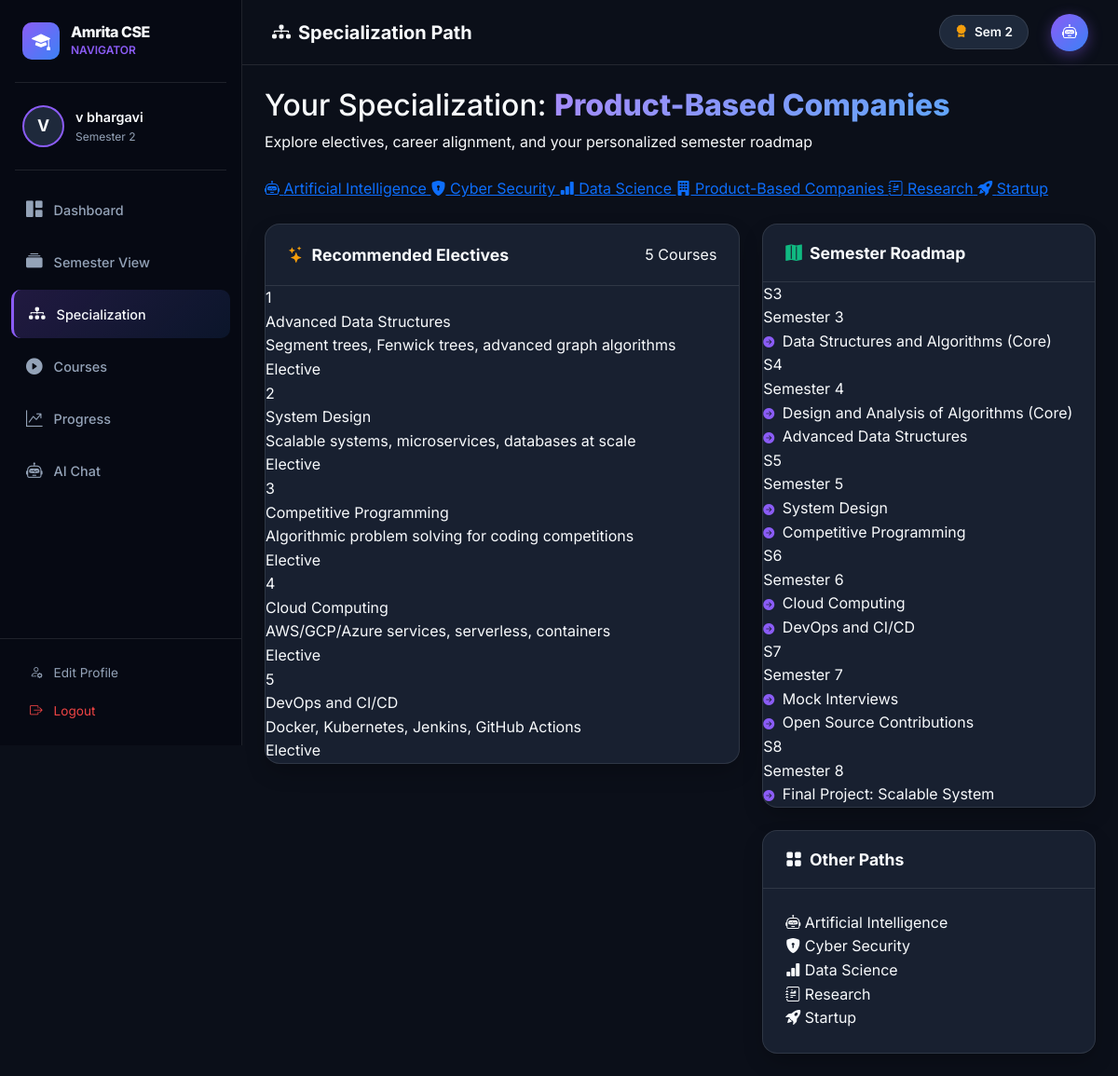
The page /specialization (signed in) on the database its author committed.
### models.py (models this page shows)
class User(db.Model):
    __tablename__ = "users"
    id = db.Column(db.Integer, primary_key=True)
    name = db.Column(db.String(120), nullable=False)
    semester = db.Column(db.Integer, nullable=False, default=1)
    cgpa = db.Column(db.Float, nullable=True)
    coding_level = db.Column(db.String(50), default="Beginner")
    career_goal_desc = db.Column(db.Text, nullable=True)
    specialization = db.Column(db.String(50), default="Product-Based Companies")
    progress = db.relationship("Progress", backref="user", lazy=True, cascade="all, delete-orphan")
    chat_history = db.relationship("ChatHistory", backref="user", lazy=True, cascade="all, delete-orphan")
    def to_dict(self):
        return {
            "id": self.id,
            "name": self.name,
            "semester": self.semester,
            "cgpa": self.cgpa,
            "coding_level": self.coding_level,
            "career_goal_desc": self.career_goal_desc,
            "specialization": self.specialization,
        }

class Elective(db.Model):
    __tablename__ = "electives"
    id = db.Column(db.Integer, primary_key=True)
    specialization = db.Column(db.String(100), nullable=False)
    elective_name = db.Column(db.String(200), nullable=False)
    description = db.Column(db.Text, nullable=True)

### app.py (the view)
@app.route("/specialization")
def specialization():
    user = get_current_user()
    if not user:
        return redirect(url_for("profile"))
    spec = user.specialization
    electives = Elective.query.filter_by(specialization=spec).all()
    roadmap = ELECTIVE_ROADMAP.get(spec, {})
    return render_template("specialization.html", user=user, electives=electives,
                           roadmap=roadmap, all_specs=list(ELECTIVE_MAP.keys()),
                           elective_map=ELECTIVE_MAP)

### app.py (called while the page is built)
def get_current_user():
    user_id = session.get("user_id")
    if user_id:
        return User.query.get(user_id)
    return None

### templates/specialization.html (shortened to what this page needs)
{% extends "base.html" %}
{% set current_user = user %}
{% block page_title %}<i class="bi bi-diagram-3-fill me-2"></i>Specialization Path{% endblock %}
{% block content %}
<div class="page-header mb-4 animate-fadeInUp">
    <h2 class="page-title">Your Specialization: <span class="gradient-text">{{ user.specialization }}</span></h2>
    <p class="page-subtitle">Explore electives, career alignment, and your personalized semester roadmap</p>
</div>
<div class="spec-tabs mb-4 animate-fadeInUp" style="animation-delay:0.05s">
    {% set spec_icons = {
    'Product-Based Companies': 'bi-building-fill',
    'Artificial Intelligence': 'bi-robot',
    'Cyber Security': 'bi-shield-lock-fill',
    'Data Science': 'bi-bar-chart-fill',
    'Research': 'bi-journal-richtext',
    'Startup': 'bi-rocket-takeoff-fill'
    } %}
    {% for spec in all_specs %}
    <a href="#" class="spec-tab {% if spec == user.specialization %}active{% endif %}" data-spec="{{ spec }}"
        onclick="switchSpec(this); return false;">
        <i class="bi {{ spec_icons.get(spec, 'bi-star') }}"></i>
        <span>{{ spec }}</span>
    </a>
    {% endfor %}
</div>
<div class="row g-4">
    <div class="col-lg-7">
        <div class="card-glass animate-fadeInUp" style="animation-delay:0.1s">
            <div class="card-glass-header">
                <h5><i class="bi bi-stars me-2 text-warning-light"></i>Recommended Electives</h5>
                <span class="badge-glass">{{ electives|length }} Courses</span>
            </div>
            <div class="card-glass-body p-0">
                {% for elective in electives %}
                <div class="elective-row {% if not loop.last %}elective-row-border{% endif %}">
                    <div class="elective-num">{{ loop.index }}</div>
                    <div class="elective-info">
                        <div class="elective-name">{{ elective.elective_name }}</div>
                        <div class="elective-desc">{{ elective.description }}</div>
                    </div>
                    <div class="elective-tag">Elective</div>
                </div>
                {% endfor %}
            </div>
        </div>
    </div>
    <div class="col-lg-5">
        <div class="card-glass animate-fadeInUp" style="animation-delay:0.2s">
            <div class="card-glass-header">
                <h5><i class="bi bi-map-fill me-2 text-success-light"></i>Semester Roadmap</h5>
            </div>
            <div class="card-glass-body p-0">
                <div class="roadmap-timeline">
                    {% for sem in roadmap.keys()|sort %}
                    {% set items = roadmap[sem] %}
                    <div class="roadmap-step">
                        <div class="roadmap-sem-badge {% if sem == user.semester %}roadmap-current{% endif %}">
                            S{{ sem }}
                        </div>
                        <div class="roadmap-step-content">
                            <div class="roadmap-sem-label">Semester {{ sem }}</div>
                            {% for item in items %}
                            <div class="roadmap-item">
                                <i class="bi bi-arrow-right-circle-fill me-1"
                                    style="color:var(--accent-purple);font-size:0.75rem"></i>
                                {{ item }}
                            </div>
                            {% endfor %}
                        </div>
                    </div>
                    {% endfor %}
                </div>
            </div>
        </div>
        <div class="card-glass mt-4 animate-fadeInUp" style="animation-delay:0.3s">
            <div class="card-glass-header">
                <h5><i class="bi bi-grid-fill me-2"></i>Other Paths</h5>
            </div>
            <div class="card-glass-body">
                <div class="other-specs-grid">
                    {% for spec, electives_list in elective_map.items() %}
                    {% if spec != user.specialization %}
                    <div class="other-spec-chip" data-spec="{{ spec }}" onclick="switchSpec(this)">
                        <i class="bi {{ spec_icons.get(spec, 'bi-star') }}"></i>
                        {{ spec }}
                    </div>
                    {% endif %}
                    {% endfor %}
                </div>
            </div>
        </div>
    </div>
</div>
{% endblock %}

### templates/base.html (shortened to what this page needs)
<!DOCTYPE html>
<html lang="en">
<head>
    <link href="https://cdn.jsdelivr.net/npm/bootstrap@5.3.0/dist/css/bootstrap.min.css" rel="stylesheet">
    <link href="https://cdn.jsdelivr.net/npm/bootstrap-icons@1.11.0/font/bootstrap-icons.css" rel="stylesheet">
    <link href="{{ url_for('static', filename='css/style.css') }}" rel="stylesheet">
</head>
<body>
    {% if session.get('user_id') %}
    <nav class="sidebar" id="sidebar">
        <div class="sidebar-header">
            <div class="sidebar-brand">
                <div class="brand-icon">
                    <i class="bi bi-mortarboard-fill"></i>
                </div>
                <div class="brand-text">
                    <span class="brand-name">Amrita CSE</span>
                    <span class="brand-sub">Navigator</span>
                </div>
            </div>
        </div>
        <div class="sidebar-divider"></div>
        {% if current_user %}
        <div class="sidebar-user">
            <div class="user-avatar">{{ current_user.name[0].upper() }}</div>
            <div class="user-info">
                <span class="user-name">{{ current_user.name }}</span>
                <span class="user-sem">Semester {{ current_user.semester }}</span>
            </div>
        </div>
        <div class="sidebar-divider"></div>
        {% endif %}
        <ul class="sidebar-nav">
            <li class="nav-item">
                <a href="{{ url_for('dashboard') }}"
                    class="nav-link {% if request.endpoint == 'dashboard' %}active{% endif %}">
                    <i class="bi bi-grid-1x2-fill"></i>
                    <span>Dashboard</span>
                </a>
            </li>
            <li class="nav-item">
                <a href="{{ url_for('semester') }}"
                    class="nav-link {% if request.endpoint == 'semester' %}active{% endif %}">
                    <i class="bi bi-collection-fill"></i>
                    <span>Semester View</span>
                </a>
            </li>
            <li class="nav-item">
                <a href="{{ url_for('specialization') }}"
                    class="nav-link {% if request.endpoint == 'specialization' %}active{% endif %}">
                    <i class="bi bi-diagram-3-fill"></i>
                    <span>Specialization</span>
                </a>
            </li>
            <li class="nav-item">
                <a href="{{ url_for('courses') }}"
                    class="nav-link {% if request.endpoint in ('courses', 'subject_detail') %}active{% endif %}">
                    <i class="bi bi-play-circle-fill"></i>
                    <span>Courses</span>
                </a>
            </li>
            <li class="nav-item">
                <a href="{{ url_for('progress') }}"
                    class="nav-link {% if request.endpoint == 'progress' %}active{% endif %}">
                    <i class="bi bi-graph-up-arrow"></i>
                    <span>Progress</span>
                </a>
            </li>
            <li class="nav-item">
                <a href="{{ url_for('chat') }}" class="nav-link {% if request.endpoint == 'chat' %}active{% endif %}">
                    <i class="bi bi-robot"></i>
                    <span>AI Chat</span>
                </a>
            </li>
        </ul>
        <div class="sidebar-footer">
            <a href="{{ url_for('profile') }}" class="nav-link-footer">
                <i class="bi bi-person-gear"></i> Edit Profile
            </a>
            <a href="{{ url_for('logout') }}" class="nav-link-footer text-danger-light">
                <i class="bi bi-box-arrow-right"></i> Logout
            </a>
        </div>
    </nav>
    <div class="main-wrapper">
        <header class="topbar">
            <div class="topbar-title">{% block page_title %}{% endblock %}</div>
            <div class="topbar-right">
                {% if current_user %}
                <div class="topbar-badge">
                    <i class="bi bi-award-fill me-1" style="color: var(--accent-gold)"></i>
                    Sem {{ current_user.semester }}
                </div>
                {% endif %}
                <a href="{{ url_for('chat') }}" class="ai-chat-btn" title="AI Chat">
                    <i class="bi bi-robot"></i>
                </a>
            </div>
        </header>
        <main class="content-area">
            {% block content %}{% endblock %}
        </main>
    </div>
    {% endif %}
</body>
</html>

### rows shown on the page
User: name "V", name "v bhargavi", semester "2", specialization "Product-Based Companies"
Elective: elective_name "Advanced Data Structures", description "Segment trees, Fenwick trees, advanced graph algorithms"
Elective: elective_name "System Design", description "Scalable systems, microservices, databases at scale"
Elective: elective_name "Competitive Programming", description "Algorithmic problem solving for coding competitions"
Elective: elective_name "Cloud Computing", description "AWS/GCP/Azure services, serverless, containers"
Elective: elective_name "DevOps and CI/CD", description "Docker, Kubernetes, Jenkins, GitHub Actions"

### other values the page prints
{{ spec }} "Artificial Intelligence" "Cyber Security" "Data Science" "Product-Based Companies" "Research" "Startup"
{{ electives|length }} "5"
{{ sem }} "3" "4" "5" "6" "7" "8"
{{ item }} "Data Structures and Algorithms (Core)" "Design and Analysis of Algorithms (Core)" "Advanced Data Structures" "System Design" "Competitive Programming" "Cloud Computing" "DevOps and CI/CD" "Mock Interviews" "Open Source Contributions" "Final Project: Scalable System"
{{ spec }} "Artificial Intelligence" "Cyber Security" "Data Science" "Research" "Startup"
